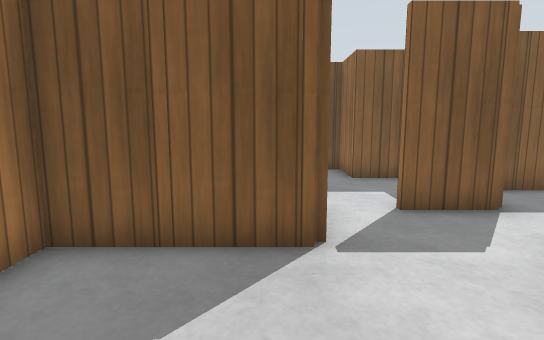
View 1 (above)

24 first-person views from a walk through a world built for the Gazebo simulator. The camera is 0.86 m above the floor, tilts 8° down and sees 80° across. The floor is counted in squares, 0.5 m on a side. Each view is taken from the middle of a square. On the plan, view 1 faces up. The plan holds only what a view shows up to about 16 squares ahead; the rest is blank. Simple patterns stand in for the simulator's built-in surfaces.

View 2
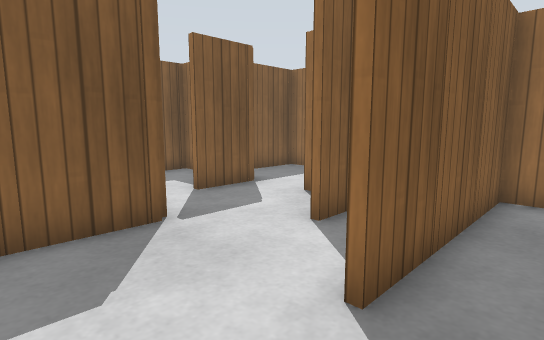

View 3
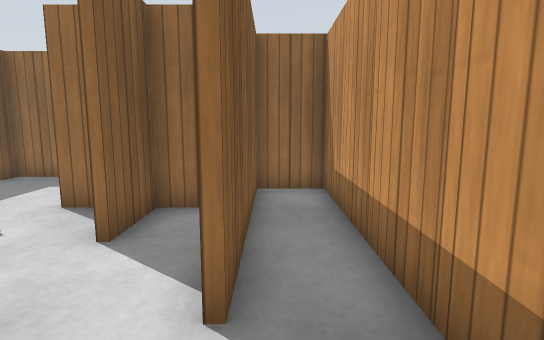

View 4
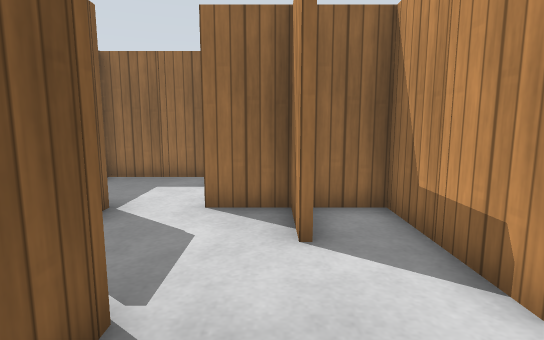

View 5
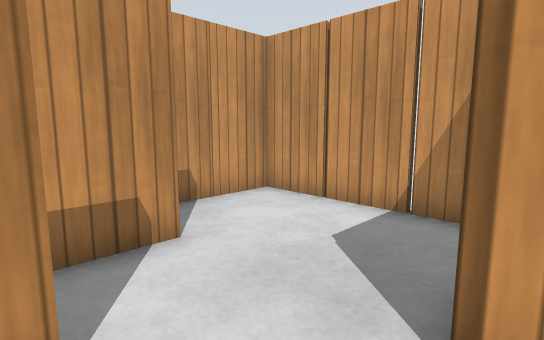

View 6
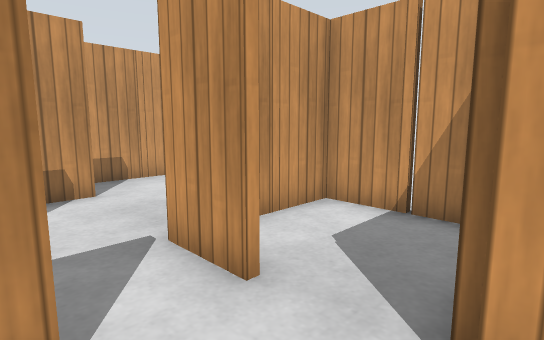

View 7
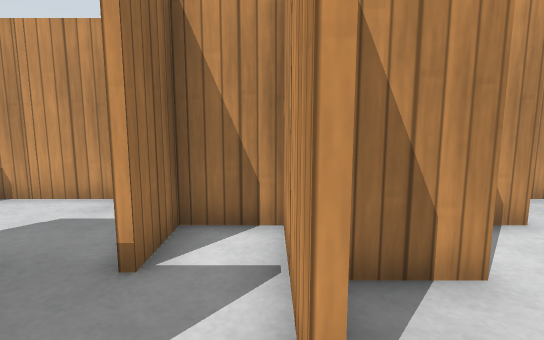

View 8
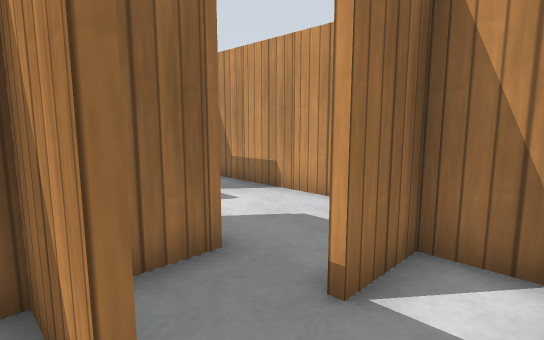

View 9
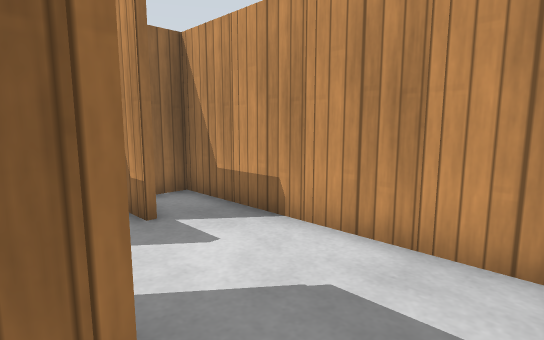

View 10
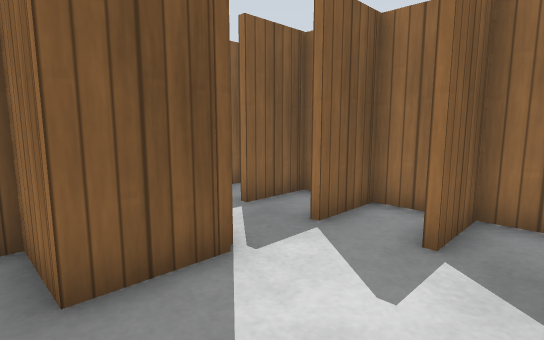

View 11
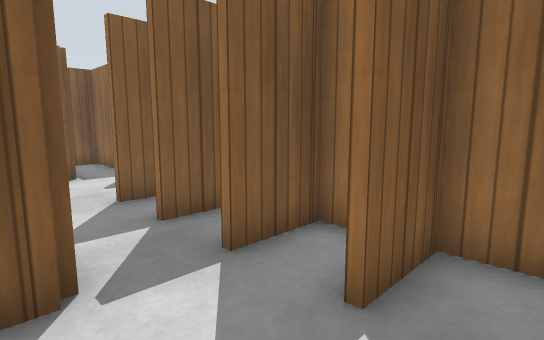

View 12
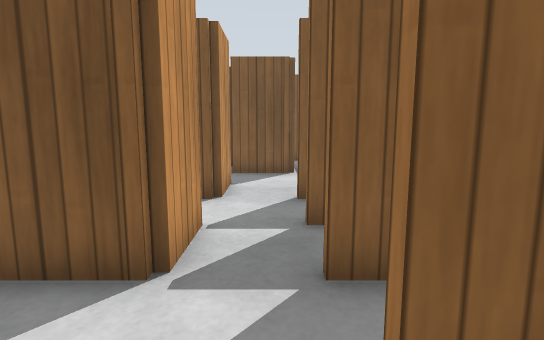

View 13
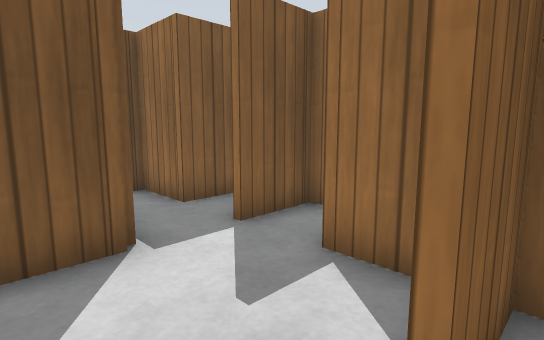

View 14
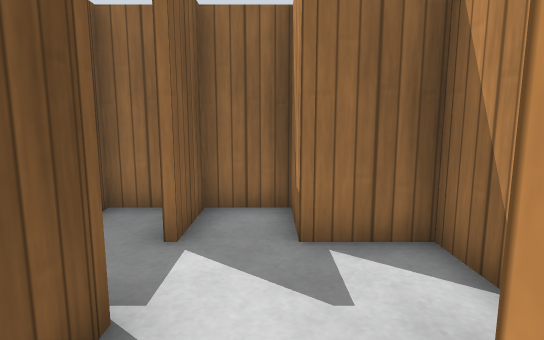

View 15
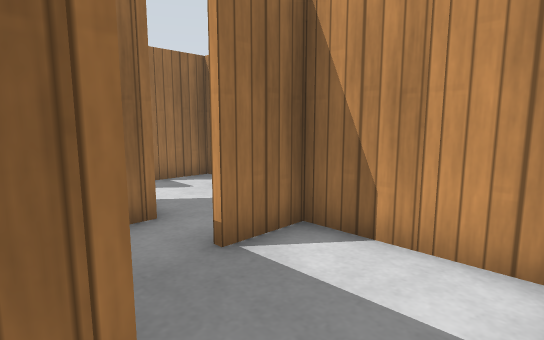

View 16
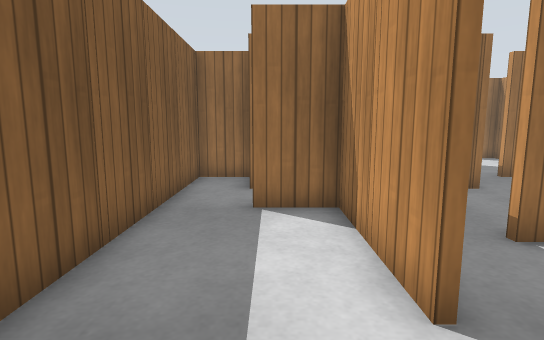

View 17
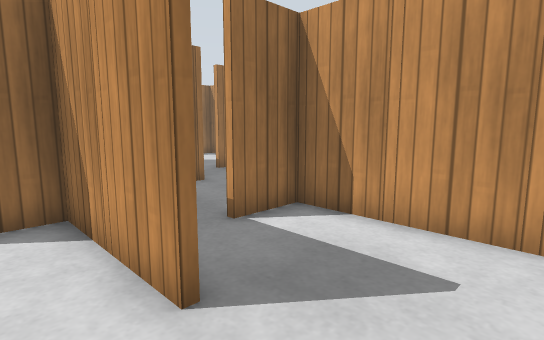

View 18
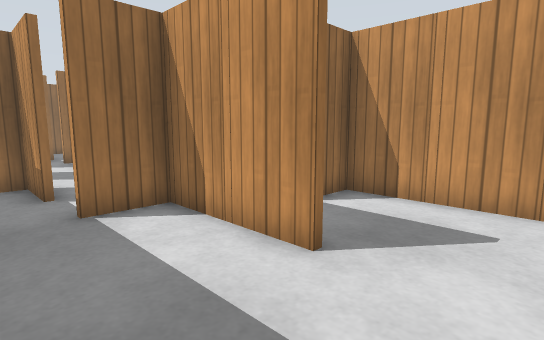

View 19
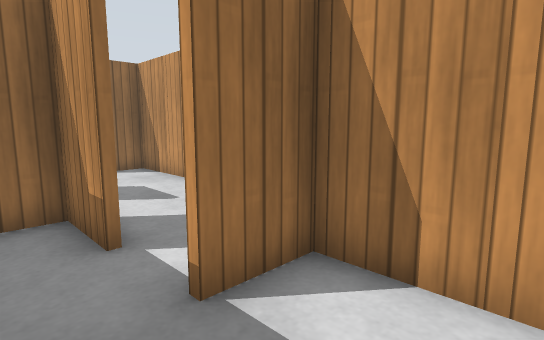

View 20
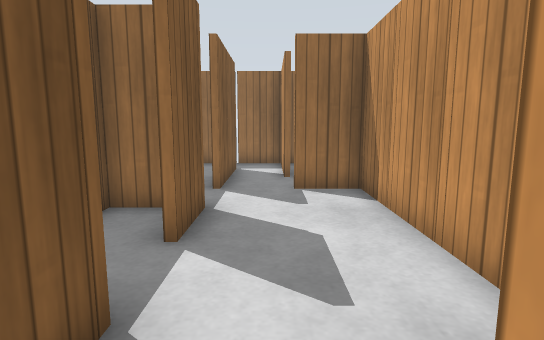

View 21
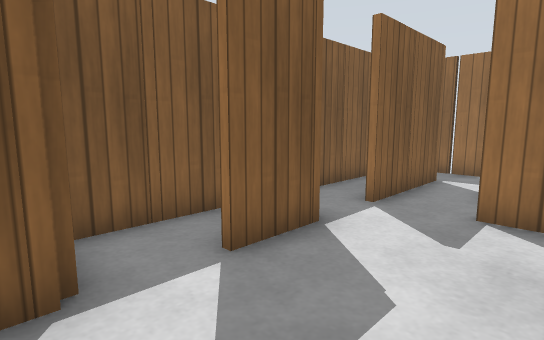

View 22
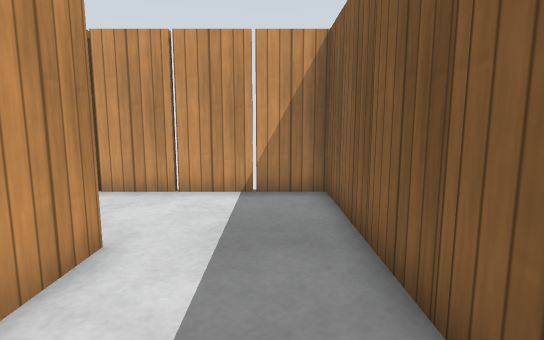

View 23
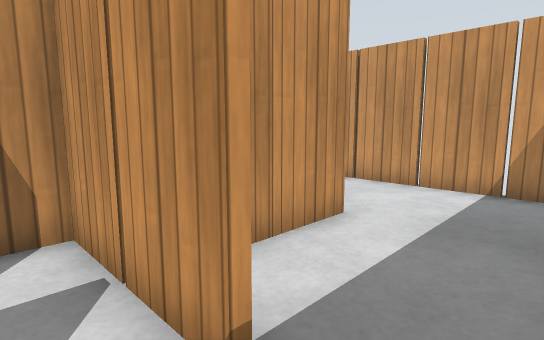

View 24
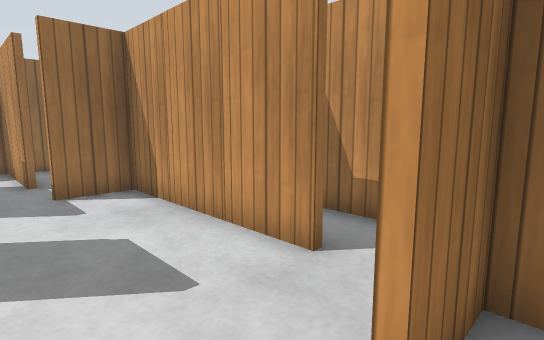

### Floor plan
Points are (right, up) in squares from view 1. A wall is a line through its corners. A room is listed if a view was taken in it or the views show most of it. See-through windows are left out.
Room 1 (views 1, 2, 3, 4, 5, 7, 8, 9, 10, 11)
walls: (3.5, 2.4) (2.5, 2.4); (2.5, 2.6) (4.5, 2.6); (3.5, 0.4) (2.4, 0.4); (5.5, 0.4) (4.6, 0.4); (4.8, 4.5) (4.8, 0.6) (5.5, 0.6); (1.5, 0.4) (0.5, 0.4); (6.5, 4.6) (8.5, 4.6); (0.5, 0.6) (4.6, 0.6) (4.6, 4.5); (0.5, 4.4) (-1.5, 4.4); (4.2, 6.4) (2.5, 6.4); (7.2, -1.4) (10.6, -1.4); (0.8, 5.5) (0.8, 4.5); (9.6, 2.4) (8.6, 2.4) (8.6, 6.6); (-2.4, 4.4) (-3.2, 4.4); (-3.2, 4.5) (-3.2, -1.4) (6.6, -1.4) (6.6, 2.5)
ways out: opening at (-2, 5) to room 2; opening at (2, 6) to room 2; opening at (9.8, -0.5) to room 3; opening at (7, 7) to room 4
objects: wooden post (-3, 0); wooden post (-3, 2); wooden post (-2, -2); wooden post (-2, 4); wooden post (0, -2); wooden post (0, 4); wooden post (2, -2); wooden post (2, 0); wooden post (4, -2); wooden post (4, 0); wooden post (4, 2); wooden post (4, 6); wooden post (5, 2); wooden post (6, -2); wooden post (6, 0); wooden post (7, 0); wooden post (8, -2); wooden post (8, 4); wooden post (9, 4); wooden post (10, -2)
Room 2 (view 6)
walls: (0.8, 6.5) (0.8, 5.5); (2.5, 6.6) (3, 6.6); (0.8, 9) (0.8, 8.5); (3.5, 10.4) (2.6, 10.4); (-3.2, 7.5) (-3.2, 4.5); (-3.2, 4.6) (-1, 4.6)
ways out: opening at (-2, 5) to room 1; opening at (2, 6) to room 1; opening at (3, 9) to room 4
objects: wooden post (-3, 6); wooden post (0, 8)
Room 3 (views 12, 13)
walls: (13.5, 2.4) (12.5, 2.4); (13.5, 4.4) (12.5, 4.4); (13.5, 0.4) (12.5, 0.4); (13.5, 6.4) (12.5, 6.4); (12.5, 0.6) (13.5, 0.6); (14.6, -1.5) (14.6, -0.5); (10.8, 4.5) (10.8, 2.5); (10.5, 2.4) (9.6, 2.4); (10.6, -1.4) (13.5, -1.4)
ways out: opening at (9.8, -0.5) to room 1; opening at (13, 7.5) to room 5
objects: wooden post (10, 2); wooden post (10, 6); wooden post (12, -2); wooden post (14, -2); wooden post (14, 0); wooden post (14, 2); wooden post (14, 4); wooden post (14, 6); wooden post (15, 0); wooden post (15, 2); wooden post (15, 4); wooden post (15, 6); other object (16, 8)
Room 4 (views 14, 15, 16, 17, 18, 19, 20, 21, 22, 23, 24)
walls: (8.5, 14.6) (14.5, 14.6); (8.6, 12.6) (9.5, 12.6); (6.6, 14.5) (6.6, 16.5); (6.6, 12.4) (6.6, 13); (11.5, 18.4) (10.5, 18.4); (6.5, 18.6) (8.6, 18.6) (8.6, 20.4) (-3.2, 20.4) (-3.2, 14.5); (11.6, 10.4) (10.6, 10.4) (10.6, 11); (4.8, 18.5) (4.8, 14.6) (5.6, 14.6); (12.6, 19.2) (12.6, 20.4) (9.4, 20.4); (7.4, 8.4) (6.5, 8.4); (15.5, 12.4) (14.6, 12.4) (14.6, 16.5); (15.5, 18.4) (14.5, 18.4); (5.2, 8.6) (7.5, 8.6); (16.5, 16.6) (20.4, 16.6) (20.4, 20.1); (2.6, 10.4) (2.6, 14.5); (8.6, 6.6) (8.6, 10.5); (0.5, 16.6) (4.6, 16.6) (4.6, 18.5); (15.5, 8.6) (16.6, 8.6); (17.5, 18.4) (16.4, 18.4); (18, 20.4) (15.4, 20.4); (-1.5, 12.6) (1.5, 12.6); (20.4, 15.4) (20.4, 16.2)
ways out: opening at (7, 7) to room 1; opening at (3, 9) to room 2; opening at (11, 9) to room 5; opening at (14, 10) to room 5
objects: wooden post (-3, 14); wooden post (-3, 16); wooden post (-3, 18); wooden post (-2, 12); wooden post (-1, 21); wooden post (0, 12); wooden post (1, 21); wooden post (2, 12); wooden post (2, 16); other object (3, 12); wooden post (3, 21); wooden post (4, 10); wooden post (4, 16); other object (5, 10); wooden post (5, 16); wooden post (5, 21); wooden post (6, 8); wooden post (6, 14); wooden post (7, 21); wooden post (8, 8); wooden post (8, 18); wooden post (9, 8); wooden post (10, 14); wooden post (11, 21); wooden post (12, 14); wooden post (12, 18); wooden post (14, 14); wooden post (15, 14); wooden post (16, 10); wooden post (16, 12); wooden post (16, 18); wooden post (17, 10); wooden post (17, 12); wooden post (17, 21); other object (18, 16); wooden post (18, 18); wooden post (21, 18)
Room 5 (no view inside)
walls: (13.1, 6.6) (14.6, 6.6) (14.6, 8.6) (15.5, 8.6); (10.8, 8.5) (10.8, 6.5); (12.5, 10.4) (11.6, 10.4); (15.5, 10.4) (14.5, 10.4); (16.6, 8.6) (16.6, 9.5)
ways out: opening at (13, 7.5) to room 3; opening at (11, 9) to room 4; opening at (14, 10) to room 4
objects: wooden post (12, 10)

Positions as (right, up) in squares from view 1, and headings:
1: (0, 0), facing up
2: (-2, -1), facing up-right
3: (-2, 0), facing right
4: (-2, 3), facing right
5: (3, 5), facing down-left
6: (3, 9), facing down-left
7: (5, 6), facing down
8: (5, 5), facing down-right
9: (7, 3), facing down-right
10: (8, -1), facing up-right
11: (10, -1), facing up-right
12: (12, -1), facing up
13: (11, 6), facing up-right
14: (10, 9), facing right
15: (5, 13), facing down-right
16: (-2, 18), facing right
17: (-2, 18), facing down-right
18: (-2, 20), facing down-right
19: (2, 20), facing down-right
20: (6, 17), facing right
21: (8, 15), facing up-right
22: (5, 19), facing left
23: (6, 20), facing down-left
24: (6, 18), facing down-right
